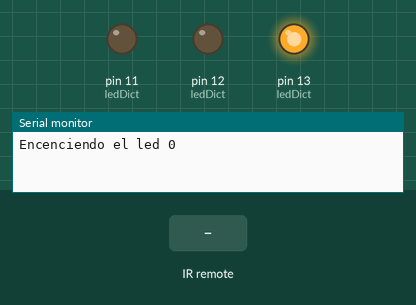
A sketch run on a simulated Arduino Uno, built with avr-gcc and run on an emulated ATmega328P. On the bench: output pins drawn as LEDs (lit = HIGH), the last lines printed to the serial monitor. The inputs (shaded band) are chosen by the test bench.

Above: at 1.2 s.
1.3 s: infrared code 0x50AF received
At 2.5 s:
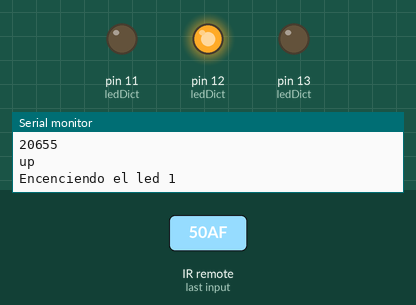
2.8 s: infrared code 0x50AF received
At 3.7 s:
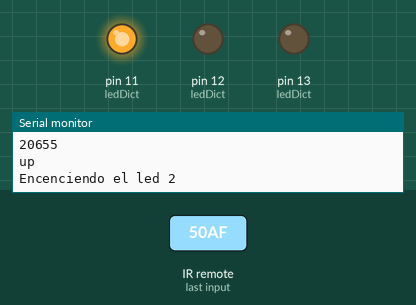
4.3 s: infrared code 0x10EF received
At 4.8 s:
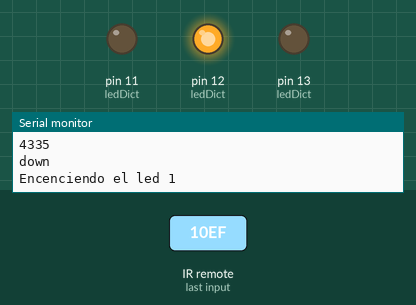
Timing chart, 0 to 7.3 s (numbered marks = the images above; inputs shaded):
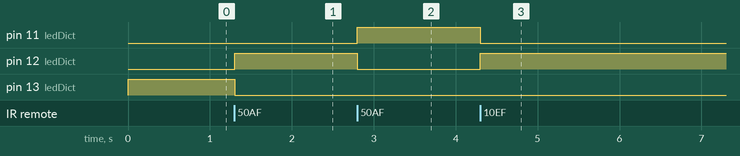

Measured:
- after the input at 1.3 s, pin 12 (ledDict): LOW → HIGH at once; pin 13 (ledDict): HIGH → LOW at once
- after the input at 2.8 s, pin 11 (ledDict): LOW → HIGH at once; pin 12 (ledDict): HIGH → LOW at once
- after the input at 4.3 s, pin 11 (ledDict): HIGH → LOW at once; pin 12 (ledDict): LOW → HIGH at once

The sketch:

MandoADistancia.ino
```cpp
#include <IRremote.h>
#define len(array) ((sizeof(array))/(sizeof(array[0])))


int recPin = 2;
int ledDict[3][2] = {{13, 1}, {12, 0}, {11, 0}};
int index = 0;

IRrecv rec(recPin);

decode_results results;

void setup() {
  Serial.begin(9600);
  rec.enableIRIn();
  for (int i = 0; i < len(ledDict); i++)
  {
    pinMode(ledDict[i][0], OUTPUT);
  }
  setLed();
}

void refresh()
{
  for (int i = 0; i < len(ledDict); i++)
  {
    digitalWrite(ledDict[i][0], ledDict[i][1]);
  }
}

void setLed()
{
  // importante pasar de long a int, si no la comparación no es correcta
  int l = len(ledDict);
  if (index >= l)
  {
    Serial.println("4rj");
    index = 0;
  }
  if (index < 0)
  {
    Serial.println("eoo");
    index = l-1;
  }
  for (int i = 0; i < len(ledDict); i++)
  {
    ledDict[i][1] = i == index ? 1 : 0;
  }
  Serial.print("Encenciendo el led ");
  Serial.println(index);
  refresh();
}

void loop() {
  if (rec.decode(&results))
  {
    int val = results.value;
    Serial.println(val);
    Serial.println("");

    switch (val)
    {
      case 255:
        Serial.println("apagao");
        for (int i = 0; i < len(ledDict); i++)
        {
          ledDict[i][1] = 0;
        }
        refresh();
      	break;
      case 20655:
      	Serial.println("up");
      	index++;
      	setLed();
      	break;
      case 4335:
      	Serial.println("down");
      	index--;
      	setLed();
      	break;
      default:
      	Serial.println("?");
      	break;
    }

    rec.resume();
    delay(100);
  }
}
```
